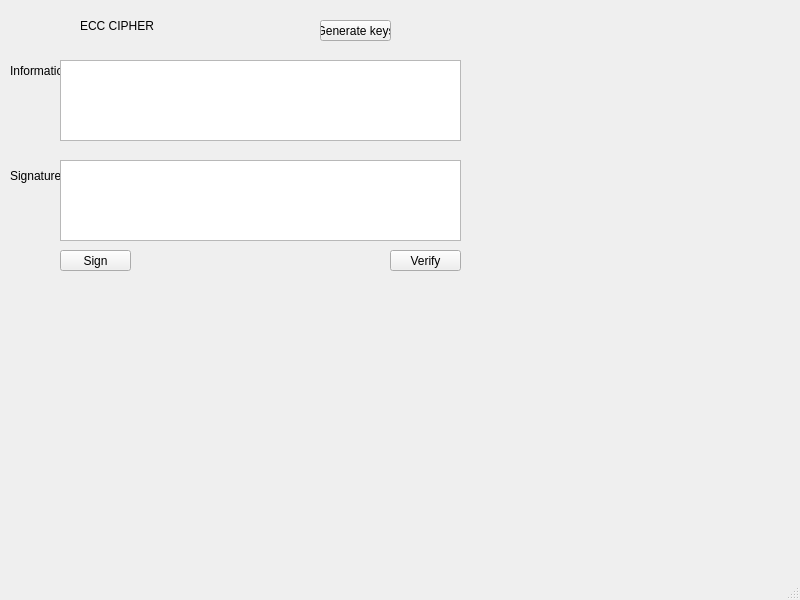
<?xml version="1.0" encoding="UTF-8"?>
<ui version="4.0">
 <class>MainWindow</class>
 <widget class="QMainWindow" name="MainWindow">
  <property name="geometry">
   <rect>
    <x>0</x>
    <y>0</y>
    <width>800</width>
    <height>600</height>
   </rect>
  </property>
  <property name="windowTitle">
   <string>MainWindow</string>
  </property>
  <widget class="QWidget" name="centralwidget">
   <widget class="QLabel" name="label">
    <property name="geometry">
     <rect>
      <x>80</x>
      <y>0</y>
      <width>111</width>
      <height>51</height>
     </rect>
    </property>
    <property name="text">
     <string>ECC CIPHER</string>
    </property>
   </widget>
   <widget class="QLabel" name="label_2">
    <property name="geometry">
     <rect>
      <x>10</x>
      <y>60</y>
      <width>61</width>
      <height>21</height>
     </rect>
    </property>
    <property name="text">
     <string>Information</string>
    </property>
   </widget>
   <widget class="QLabel" name="label_3">
    <property name="geometry">
     <rect>
      <x>10</x>
      <y>160</y>
      <width>51</width>
      <height>31</height>
     </rect>
    </property>
    <property name="text">
     <string>Signature</string>
    </property>
   </widget>
   <widget class="QTextEdit" name="txtInfo">
    <property name="geometry">
     <rect>
      <x>60</x>
      <y>60</y>
      <width>401</width>
      <height>81</height>
     </rect>
    </property>
   </widget>
   <widget class="QTextEdit" name="txtSign">
    <property name="geometry">
     <rect>
      <x>60</x>
      <y>160</y>
      <width>401</width>
      <height>81</height>
     </rect>
    </property>
   </widget>
   <widget class="QPushButton" name="btnGenerate">
    <property name="geometry">
     <rect>
      <x>320</x>
      <y>20</y>
      <width>71</width>
      <height>21</height>
     </rect>
    </property>
    <property name="text">
     <string>Generate keys</string>
    </property>
   </widget>
   <widget class="QPushButton" name="btnSign">
    <property name="geometry">
     <rect>
      <x>60</x>
      <y>250</y>
      <width>71</width>
      <height>21</height>
     </rect>
    </property>
    <property name="text">
     <string>Sign</string>
    </property>
   </widget>
   <widget class="QPushButton" name="btnVerify">
    <property name="geometry">
     <rect>
      <x>390</x>
      <y>250</y>
      <width>71</width>
      <height>21</height>
     </rect>
    </property>
    <property name="text">
     <string>Verify</string>
    </property>
   </widget>
  </widget>
  <widget class="QMenuBar" name="menubar">
   <property name="geometry">
    <rect>
     <x>0</x>
     <y>0</y>
     <width>800</width>
     <height>18</height>
    </rect>
   </property>
  </widget>
  <widget class="QStatusBar" name="statusbar"/>
 </widget>
 <resources/>
 <connections/>
</ui>
